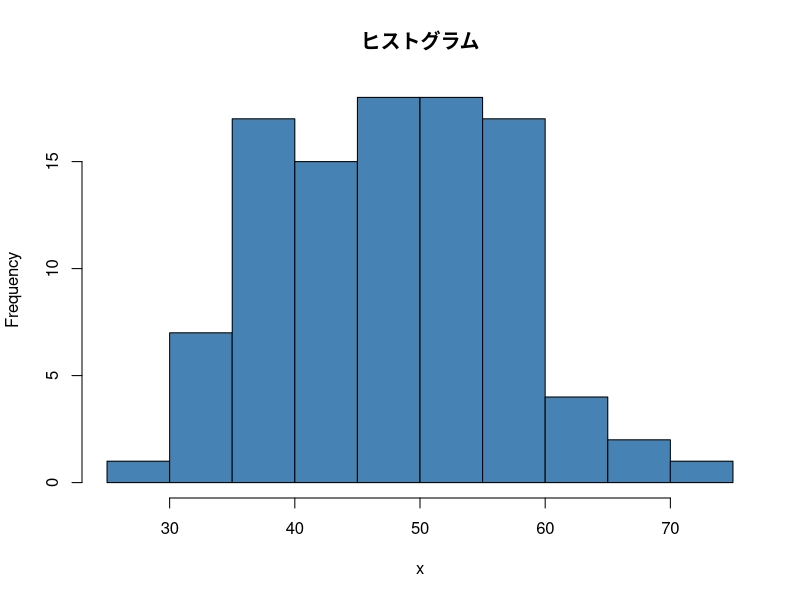
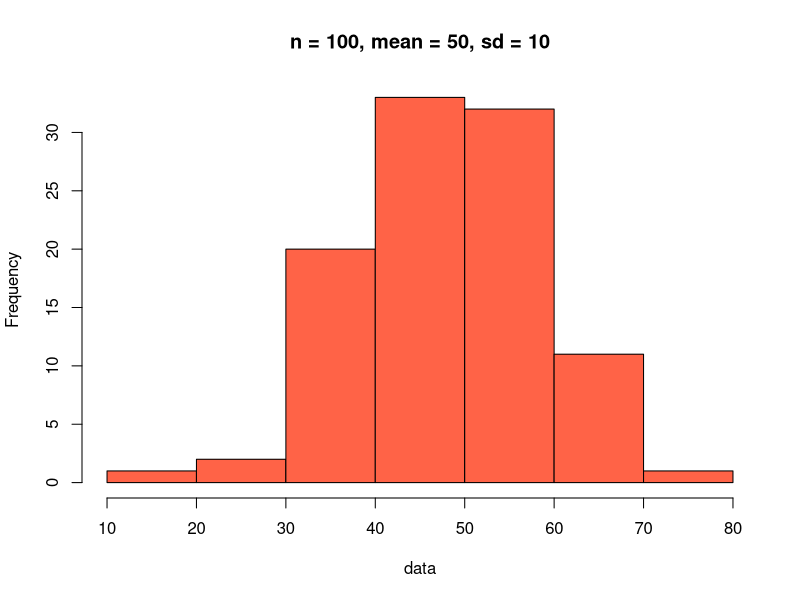
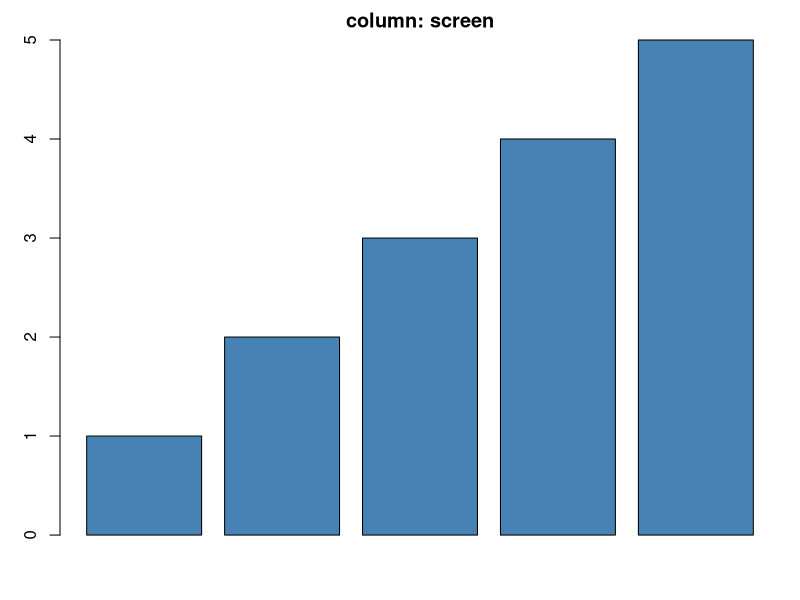
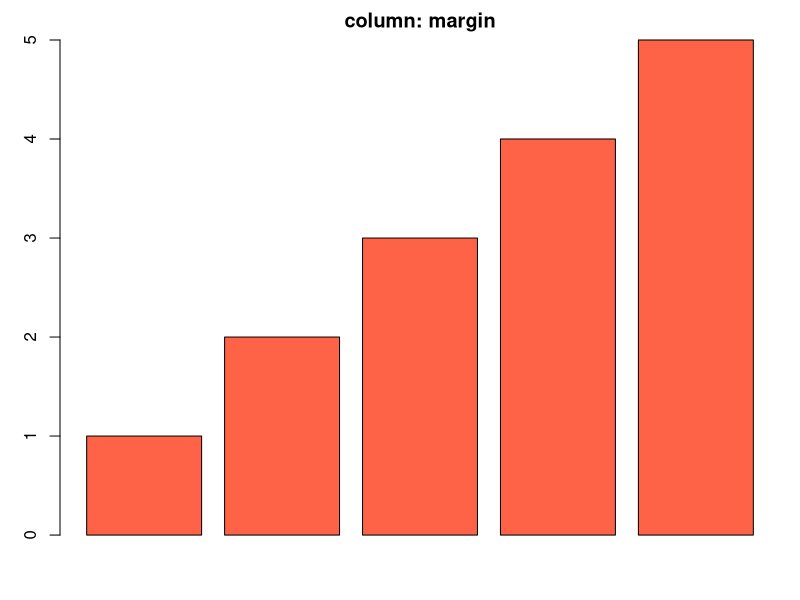

Write R code to recreate these figures, in order.
## ---- chunk 1
#| echo: true
#| fig-cap: "ヒストグラム"

x <- rnorm(100, mean = 50, sd = 10)
mean_x <- mean(x)
sd_x <- sd(x)
hist(x, main = "ヒストグラム", col = "steelblue")
## ---- chunk 2
n <- 100
mu <- 50
sigma <- 10
data <- rnorm(n, mean = mu, sd = sigma)
hist(data, main = paste0("n = ", n, ", mean = ", mu, ", sd = ", sigma), col = "tomato")
## ---- chunk 3
#| include: false
total <- 1000
passed <- 850
rate <- passed / total * 100
## ---- chunk 4
#| echo: true
#| fig-cap: "通常配置（本文幅）"
#| column: screen
#| fig-width: 8
#| fig-height: 3
par(mar = c(3, 3, 2, 1))
barplot(1:5, col = "steelblue", main = "column: screen")
## ---- chunk 5
#| echo: false
#| fig-cap: "余白配置（column: margin）"
#| column: margin
#| fig-width: 4
#| fig-height: 3
par(mar = c(3, 3, 2, 1))
barplot(1:5, col = "tomato", main = "column: margin")
